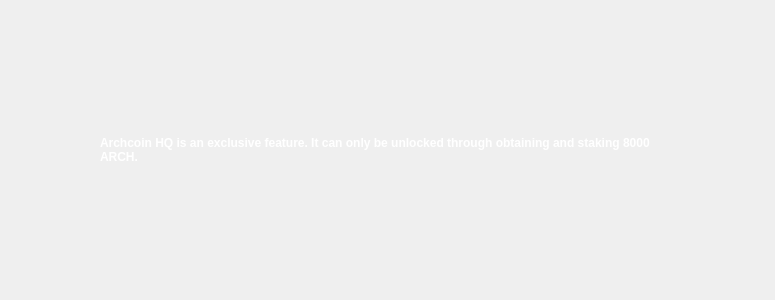
<?xml version="1.0" encoding="UTF-8"?>
<ui version="4.0">
 <class>ChatWindowClass</class>
 <widget class="QWidget" name="ChatWindowClass">
  <widget class="QWidget" name="widget" native="true">
  <property name="geometry">
    <rect>
      <x>100</x>
      <y>0</y>
      <width>575</width>
      <height>300</height>
    </rect>
  </property>
  <property name="windowTitle">
   <string>Arch HQ</string>
  </property>
  <layout class="QHBoxLayout" name="horizontalLayout" stretch="1,1">
   <item>
    <widget class="QLabel" name="ChatWindowMain">
    <property name="styleSheet">
      <string notr="true">QLabel { color: white; font-weight: bold; }</string>
    </property>
     <property name="text">
      <string>Archcoin HQ is an exclusive feature. It can only be unlocked through obtaining and staking 8000 ARCH.</string>
     </property>
     <property name="wordWrap">
      <bool>true</bool>
     </property>
     <property name="openExternalLinks">
      <bool>false</bool>
     </property>
    </widget>
    </item>
   </layout>
   </widget>
  </widget>
 <resources/>
 <connections/>
</ui>
